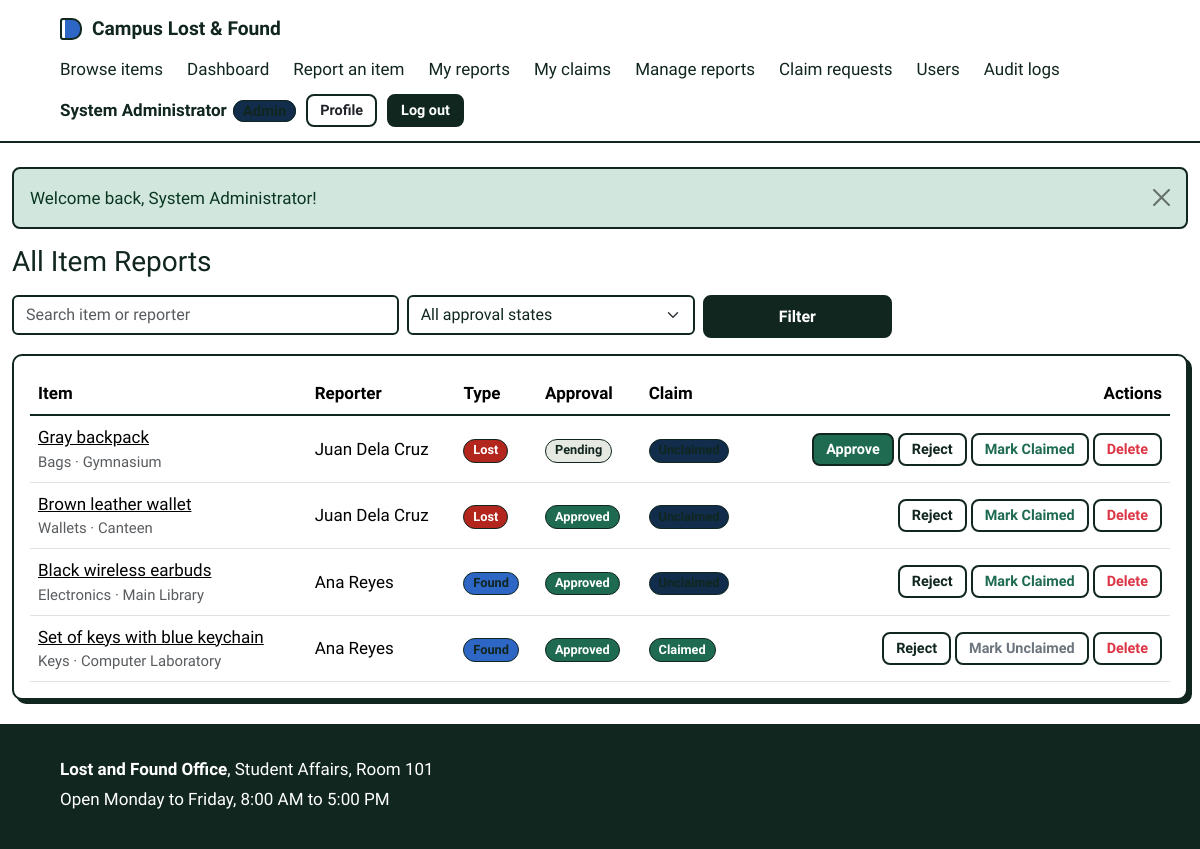
Page /admin/items.php (signed in) on the earlier database version.
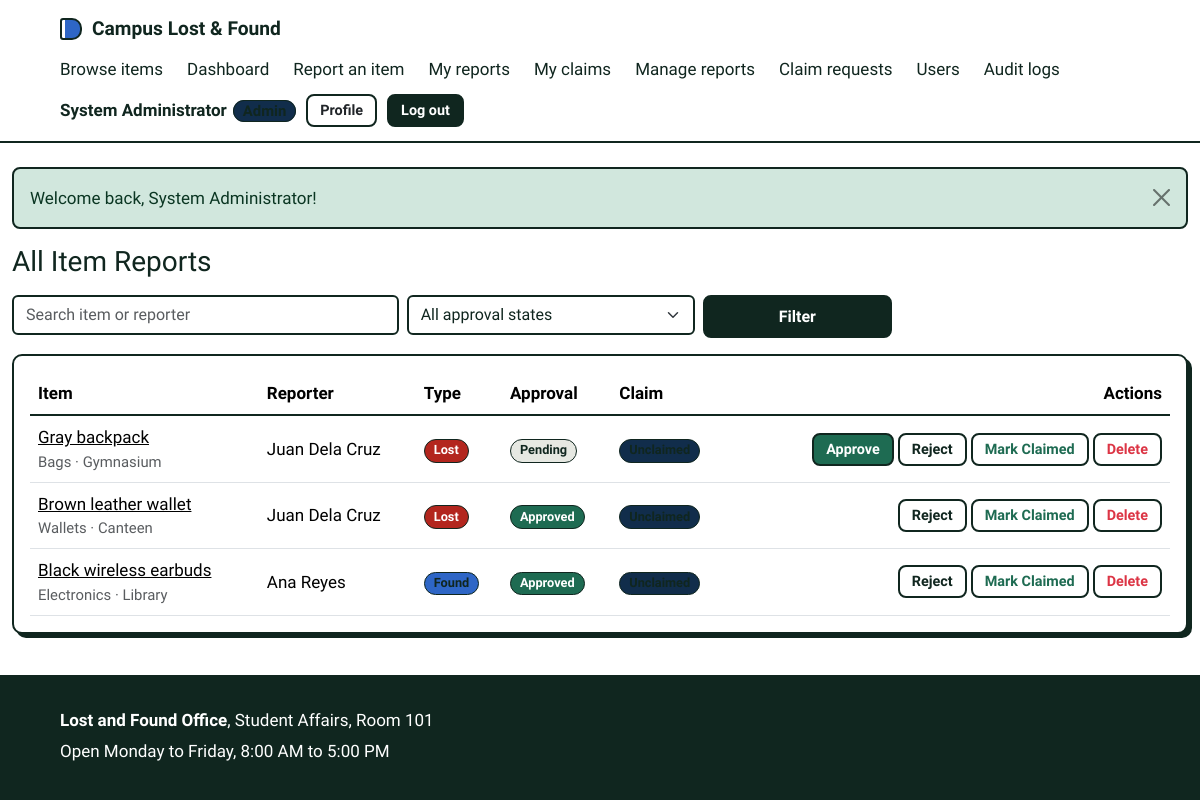
Same page on the later database version.
### tables this page shows
CREATE TABLE items (
    item_id         INT UNSIGNED AUTO_INCREMENT PRIMARY KEY,
    reporter_id     INT UNSIGNED NOT NULL,
    category_id     INT UNSIGNED NOT NULL,
    location_id     INT UNSIGNED NOT NULL,
    report_type     ENUM('Lost','Found') NOT NULL,
    item_name       VARCHAR(120) NOT NULL,
    description     TEXT NOT NULL,
    date_happened   DATE NOT NULL,
    photo_path      VARCHAR(255) NULL,
    claim_status    ENUM('Unclaimed','Claimed') NOT NULL DEFAULT 'Unclaimed',
    approval_status ENUM('Pending','Approved','Rejected') NOT NULL DEFAULT 'Pending',
    created_at      TIMESTAMP NOT NULL DEFAULT CURRENT_TIMESTAMP,
    updated_at      TIMESTAMP NOT NULL DEFAULT CURRENT_TIMESTAMP ON UPDATE CURRENT_TIMESTAMP,
    CONSTRAINT fk_items_reporter FOREIGN KEY (reporter_id) REFERENCES users(user_id)
        ON UPDATE CASCADE ON DELETE CASCADE,
    CONSTRAINT fk_items_category FOREIGN KEY (category_id) REFERENCES categories(category_id)
        ON UPDATE CASCADE ON DELETE RESTRICT,
    CONSTRAINT fk_items_location FOREIGN KEY (location_id) REFERENCES locations(location_id)
        ON UPDATE CASCADE ON DELETE RESTRICT,
    INDEX idx_items_filter (report_type, claim_status, approval_status),
    INDEX idx_items_date (date_happened)
);

CREATE TABLE categories (
    category_id   INT UNSIGNED AUTO_INCREMENT PRIMARY KEY,
    category_name VARCHAR(60) NOT NULL UNIQUE
);

CREATE TABLE locations (
    location_id   INT UNSIGNED AUTO_INCREMENT PRIMARY KEY,
    location_name VARCHAR(100) NOT NULL UNIQUE
);

CREATE TABLE users (
    user_id        INT UNSIGNED AUTO_INCREMENT PRIMARY KEY,
    role_id        TINYINT UNSIGNED NOT NULL,
    school_id_no   VARCHAR(30) NOT NULL UNIQUE,
    full_name      VARCHAR(100) NOT NULL,
    email          VARCHAR(120) NOT NULL UNIQUE,
    contact_no     VARCHAR(20) NULL,
    password_hash  VARCHAR(255) NOT NULL,
    account_status ENUM('Active','Inactive') NOT NULL DEFAULT 'Active',
    created_at     TIMESTAMP NOT NULL DEFAULT CURRENT_TIMESTAMP,
    CONSTRAINT fk_users_role FOREIGN KEY (role_id) REFERENCES roles(role_id)
        ON UPDATE CASCADE ON DELETE RESTRICT
);

### admin/items.php (the view, shortened to what the changed rows need)
<?php
require_once __DIR__ . '/../includes/functions.php';
$q = trim($_GET['q'] ?? '');
$where = []; $params = [];
$w = $where ? 'WHERE ' . implode(' AND ', $where) : '';
$stmt = $pdo->prepare("SELECT i.*, c.category_name, l.location_name, u.full_name AS reporter
    FROM items i JOIN categories c ON c.category_id=i.category_id
    JOIN locations l ON l.location_id=i.location_id JOIN users u ON u.user_id=i.reporter_id
    $w ORDER BY (i.approval_status='Pending') DESC, i.created_at DESC");
$stmt->execute($params);
$rows = $stmt->fetchAll();
require_once __DIR__ . '/../includes/header.php';
?>
<h1 class="h3 mb-3">All Item Reports</h1>
<form class="row g-2 mb-3" method="get">
  <div class="col-12 col-md-4"><input class="form-control" name="q" value="<?= e($q) ?>" placeholder="Search item or reporter"></div>
  <div class="col-8 col-md-3">
  </div>
  <div class="col-4 col-md-2"><button class="btn btn-primary w-100">Filter</button></div>
</form>
<div class="table-responsive card card-body shadow-sm">
<table class="table align-middle mb-0">
  <thead><tr><th>Item</th><th>Reporter</th><th>Type</th><th>Approval</th><th>Claim</th><th class="text-end">Actions</th></tr></thead>
  <tbody>
  <?php foreach ($rows as $r): ?>
    <tr>
      <td><a href="<?= url('item_view.php?id=' . (int)$r['item_id']) ?>"><?= e($r['item_name']) ?></a>
          <div class="small text-muted"><?= e($r['category_name']) ?> &middot; <?= e($r['location_name']) ?></div></td>
      <td><?= e($r['reporter']) ?></td>
      <td><?= status_badge($r['report_type']) ?></td>
      <td><?= status_badge($r['approval_status']) ?></td>
      <td><?= status_badge($r['claim_status']) ?></td>
      <td class="text-end">
        <form method="post" class="d-inline-flex flex-wrap gap-1 justify-content-end" <?= '' ?>>
          <?php if ($r['approval_status'] !== 'Approved'): ?><button name="action" value="approve" class="btn btn-sm btn-success">Approve</button><?php endif; ?>
          <?php if ($r['approval_status'] !== 'Rejected'): ?><button name="action" value="reject" class="btn btn-sm btn-outline-warning">Reject</button><?php endif; ?>
          <?php if ($r['claim_status'] === 'Unclaimed'): ?><button name="action" value="set_claimed" class="btn btn-sm btn-outline-success">Mark Claimed</button>
          <?php else: ?><button name="action" value="set_unclaimed" class="btn btn-sm btn-outline-secondary">Mark Unclaimed</button><?php endif; ?>
          <button name="action" value="delete" class="btn btn-sm btn-outline-danger" data-confirm-btn="Delete this report permanently?">Delete</button>
        </form>
      </td>
    </tr>
  <?php endforeach; ?>
  </tbody>
</table>
</div>
<?php require_once __DIR__ . '/../includes/footer.php'; ?>

### includes/header.php (shortened to what the changed rows need)
<?php
require_once __DIR__ . '/functions.php';
?>
<!DOCTYPE html>
<html lang="en">
<head>
  <link href="https://cdn.jsdelivr.net/npm/bootstrap@5.3.3/dist/css/bootstrap.min.css" rel="stylesheet">
  <link rel="stylesheet" href="<?= url('assets/css/style.css') ?>">
</head>
<body>
  <main>
<?php
$flashes = get_flashes();
if (empty($fullWidth)) echo '<div class="container py-4">';
elseif ($flashes) echo '<div class="flash-wrap">';
foreach ($flashes as $f): ?>
    <div class="alert alert-<?= e($f['type']) ?> alert-dismissible fade show" role="alert">
      <?= e($f['msg']) ?>
      <button type="button" class="btn-close" data-bs-dismiss="alert" aria-label="Close"></button>
    </div>
<?php endforeach;

### includes/functions.php (shortened to what the changed rows need)
<?php
function e($v): string { return htmlspecialchars((string)$v, ENT_QUOTES, 'UTF-8'); }
function url(string $path = ''): string { return BASE_URL . '/' . ltrim($path, '/'); }
function get_flashes(): array {
    $f = $_SESSION['flash'] ?? [];
    return $f;
}
function status_badge(string $status): string {
    $map = ['Unclaimed' => 'warning', 'Claimed' => 'success', 'Pending' => 'secondary',
            'Approved' => 'success', 'Rejected' => 'danger', 'Lost' => 'danger', 'Found' => 'primary'];
    return '<span class="badge bg-' . ($map[$status] ?? 'secondary') . '">' . e($status) . '</span>';
}

Differences in the rows shown:
no longer on this page (row unchanged): items: item_name "Set of keys with blue keychain", category.category_name "Keys", location.location_name "Computer Laboratory", reporter.full_name "Ana Reyes", report_type "Found Approved Claimed", approval_status "Reject", claim_status "Mark Unclaimed"
changed through a linked row, items "Black wireless earbuds": location.location_name "Main Library" → "Library"
